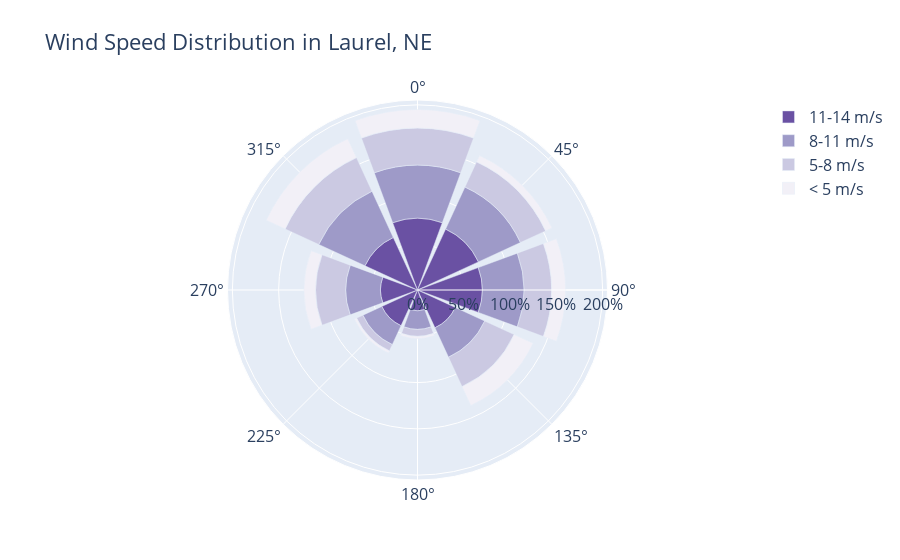

The code cell stored with this chart in its notebook:
### Code cell
import plotly.graph_objects as go

fig = go.Figure()

fig.add_trace(go.Barpolar(
    r=[77.5, 72.5, 70.0, 45.0, 22.5, 42.5, 40.0, 62.5],
    name='11-14 m/s',
    marker_color='rgb(106,81,163)'
))
fig.add_trace(go.Barpolar(
    r=[57.5, 50.0, 45.0, 35.0, 20.0, 22.5, 37.5, 55.0],
    name='8-11 m/s',
    marker_color='rgb(158,154,200)'
))
fig.add_trace(go.Barpolar(
    r=[40.0, 30.0, 30.0, 35.0, 7.5, 7.5, 32.5, 40.0],
    name='5-8 m/s',
    marker_color='rgb(203,201,226)'
))
fig.add_trace(go.Barpolar(
    r=[20.0, 7.5, 15.0, 22.5, 2.5, 2.5, 12.5, 22.5],
    name='< 5 m/s',
    marker_color='rgb(242,240,247)'
))

fig.update_traces(text=['North', 'N-E', 'East', 'S-E', 'South', 'S-W', 'West', 'N-W'])
fig.update_layout(
    title='Wind Speed Distribution in Laurel, NE',
    font_size=16,
    legend_font_size=16,
    polar_radialaxis_ticksuffix='%',
    polar_angularaxis_direction='clockwise',
    polar_angularaxis_rotation=90,

)
fig.show()

### Figure 1 — Plotly figure (JSON) as saved in the notebook; plotly's stock layout.template omitted (floating-point values rounded to 4 significant figures)
{"data": [{"marker": {"color": "rgb(106,81,163)"}, "name": "11-14 m/s", "r": [77.5, 72.5, 70, 45, 22.5, 42.5, 40, 62.5], "text": ["North", "N-E", "East", "S-E", "South", "S-W", "West", "N-W"], "type": "barpolar"}, {"marker": {"color": "rgb(158,154,200)"}, "name": "8-11 m/s", "r": [57.5, 50, 45, 35, 20, 22.5, 37.5, 55], "text": ["North", "N-E", "East", "S-E", "South", "S-W", "West", "N-W"], "type": "barpolar"}, {"marker": {"color": "rgb(203,201,226)"}, "name": "5-8 m/s", "r": [40, 30, 30, 35, 7.5, 7.5, 32.5, 40], "text": ["North", "N-E", "East", "S-E", "South", "S-W", "West", "N-W"], "type": "barpolar"}, {"marker": {"color": "rgb(242,240,247)"}, "name": "< 5 m/s", "r": [20, 7.5, 15, 22.5, 2.5, 2.5, 12.5, 22.5], "text": ["North", "N-E", "East", "S-E", "South", "S-W", "West", "N-W"], "type": "barpolar"}], "layout": {"autosize": true, "font": {"size": 16}, "legend": {"font": {"size": 16}}, "polar": {"angularaxis": {"direction": "clockwise", "rotation": 90}, "radialaxis": {"autorange": true, "range": [0, 205.3], "ticksuffix": "%", "type": "linear"}}, "title": {"text": "Wind Speed Distribution in Laurel, NE"}}}
